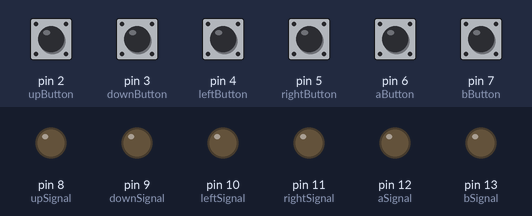
Recording of a sketch running on a simulated Arduino Uno, built with avr-gcc and run on an emulated ATmega328P. Parts: output pins drawn as LEDs (lit = HIGH). Inputs (shaded band) come from the test bench; at power-on: pin 2 (upButton), pin 3 (downButton), pin 4 (leftButton), pin 5 (rightButton), pin 6 (aButton), pin 7 (bButton) LOW.

Above: at 1.2 s.
1.3 s: pin 2 (upButton) pulled HIGH for 0.15 s
At 1.37 s:
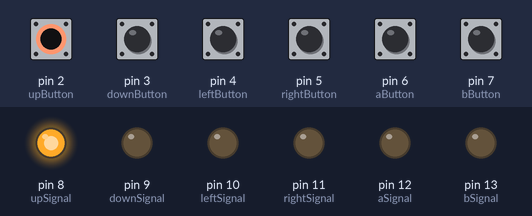
2.9 s: pin 3 (downButton) pulled HIGH for 0.15 s
At 2.97 s:
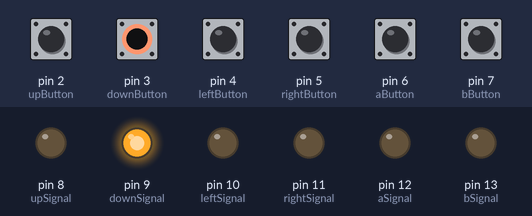
4.5 s: pin 4 (leftButton) pulled HIGH for 0.15 s
At 4.57 s:
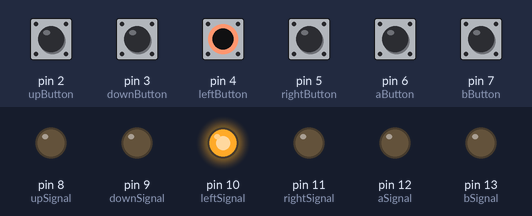
6.1 s: pin 5 (rightButton) pulled HIGH for 0.15 s
At 6.17 s:
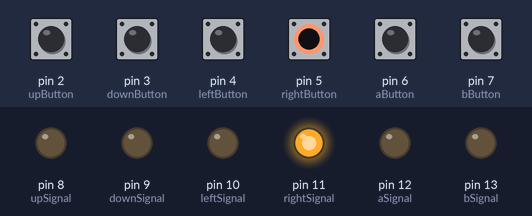
7.7 s: pin 6 (aButton) pulled HIGH for 0.15 s
At 7.77 s:
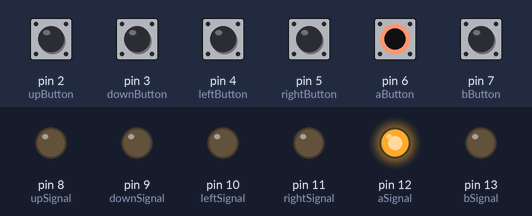
9.3 s: pin 7 (bButton) pulled HIGH for 0.15 s
At 9.37 s:
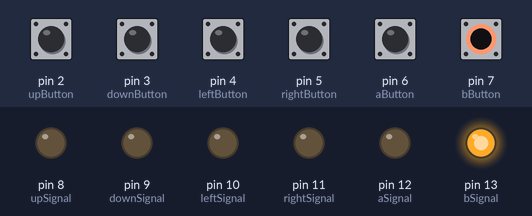
Timing chart, 0 to 11.9 s (numbered marks = the images above; inputs shaded):
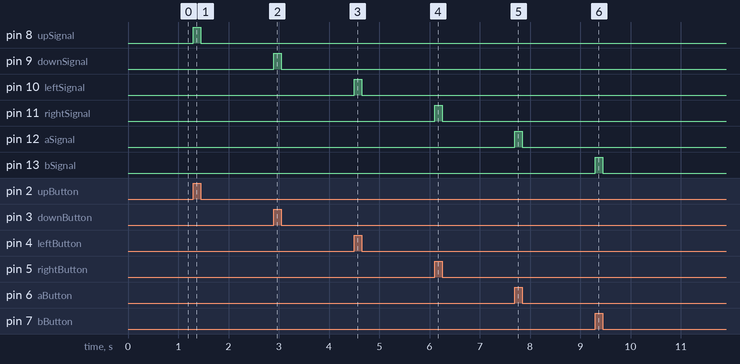

Measured:
- after the input at 1.3 s, pin 8 (upSignal): LOW → HIGH at once, → LOW 0.15 s later
- after the input at 2.9 s, pin 9 (downSignal): LOW → HIGH at once, → LOW 0.15 s later
- after the input at 4.5 s, pin 10 (leftSignal): LOW → HIGH at once, → LOW 0.15 s later
- after the input at 6.1 s, pin 11 (rightSignal): LOW → HIGH at once, → LOW 0.15 s later
- after the input at 7.7 s, pin 12 (aSignal): LOW → HIGH at once, → LOW 0.15 s later
- after the input at 9.3 s, pin 13 (bSignal): LOW → HIGH at once, → LOW 0.15 s later

The sketch:

buttons_arduino_code.ino
```cpp
int upButton = 2;
int downButton = 3;
int leftButton = 4;
int rightButton = 5;
int aButton = 6;
int bButton = 7;

int upSignal = 8;
int downSignal = 9;
int leftSignal = 10;
int rightSignal = 11;
int aSignal = 12;
int bSignal = 13;

int upBtnState = 0;
int downBtnState = 0;
int leftBtnState = 0;
int rightBtnState = 0;
int aBtnState = 0;
int bBtnState = 0;

void setup() {
  pinMode(upButton, INPUT);
  pinMode(downButton, INPUT);
  pinMode(leftButton, INPUT);
  pinMode(rightButton, INPUT);
  pinMode(aButton, INPUT);
  pinMode(bButton, INPUT);

  pinMode(upSignal, OUTPUT);
  pinMode(downSignal, OUTPUT);
  pinMode(leftSignal, OUTPUT);
  pinMode(rightSignal, OUTPUT);
  pinMode(aSignal, OUTPUT);
  pinMode(bSignal, OUTPUT);

  Serial.begin(9600);
}

void loop() {
 upBtnState = digitalRead(upButton);
 downBtnState = digitalRead(downButton);
 leftBtnState = digitalRead(leftButton);
 rightBtnState = digitalRead(rightButton);
 aBtnState = digitalRead(aButton);
 bBtnState = digitalRead(bButton);
  if(upBtnState == HIGH) {
    digitalWrite(upSignal, HIGH);
    } else if(downBtnState == HIGH) {
      digitalWrite(downSignal, HIGH);
      } else if(leftBtnState == HIGH) {
        digitalWrite(leftSignal, HIGH);
        } else if(rightBtnState == HIGH) {
          digitalWrite(rightSignal, HIGH);
          } else if(aBtnState == HIGH){
            digitalWrite(aSignal, HIGH);
            } else if(bBtnState == HIGH) {
              digitalWrite(bSignal, HIGH);
              } else {
                digitalWrite(upSignal, LOW);
                digitalWrite(downSignal, LOW);
                digitalWrite(leftSignal, LOW);
                digitalWrite(rightSignal, LOW);
                digitalWrite(aSignal, LOW);
                digitalWrite(bSignal, LOW);
            }
}
```
